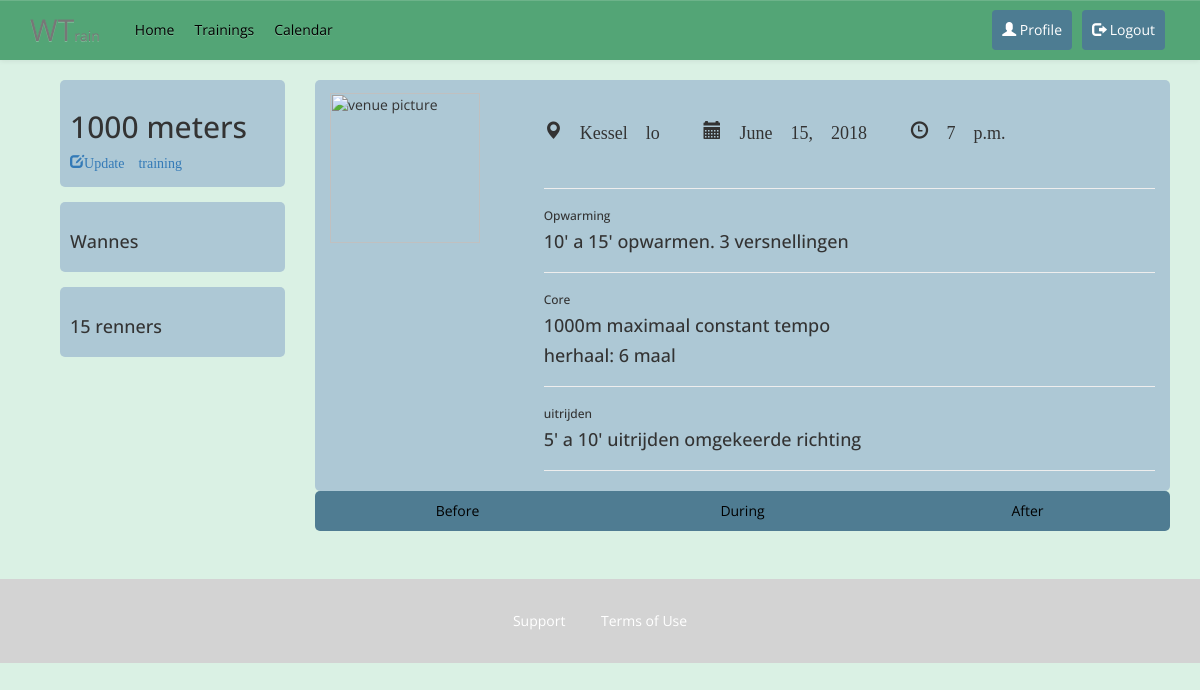
Screenshot of /training-detail/9/ (signed in) with the database file from the repository.
### home/models.py (models this page shows, shortened)
class Training(models.Model):
    name = models.CharField(max_length=60, default='AddName')
    date = models.DateField((u"Date"), default=datetime.date.today, blank=True)
    start_time = models.TimeField((u"Start Time"), blank=True, null=True)
    location = models.ForeignKey(Location, on_delete=models.CASCADE,)
    trainers = models.ManyToManyField(Trainer, blank=True)
    riders = models.ManyToManyField(Rider, blank=True)
    program = models.ForeignKey(Training_program, on_delete=models.CASCADE, blank=True, null=True)
    warm_up = models.ForeignKey(Warm_up, on_delete=models.CASCADE, blank=True, null=True)
    core = models.ForeignKey(Core, on_delete=models.CASCADE, blank=True, null=True)
    cool_down = models.ForeignKey(Cool_down, on_delete=models.CASCADE, blank=True, null=True)
    class Meta:
        ordering = ['name']

class Location(models.Model):
    name = models.CharField(max_length=30)
    address = models.CharField(max_length=50)
    city = models.CharField(max_length=60)
    state_province = models.CharField(max_length=30, blank=True)
    country = models.CharField(max_length=50)
    def __str__(self):
        return self.name
    class Meta:
        ordering = ['name']

class Warm_up(models.Model):
    name = models.CharField(max_length=50, blank=True, null=True)
    content = models.TextField(max_length=200, blank=True)
    content_repeat = models.IntegerField(default=1)

class Core(models.Model):
    name = models.CharField(max_length=50, blank=True, null=True)
    content_1 = models.TextField(max_length=1000, blank=True)
    content_1_repeat = models.IntegerField(default=1, verbose_name="aantal keer")
    content_2 = models.TextField(max_length=1000, blank=True)
    content_2_repeat = models.IntegerField(default=1, verbose_name="aantal keer")

class Cool_down(models.Model):
    name = models.CharField(max_length=50, blank=True, null=True)
    content = models.TextField(max_length=200, blank=True)
    content_repeat = models.IntegerField(default=1)

### home/views.py (the view)
# urls.py: url(r'^training-detail/(?P<training_id>\d+)/$', views.display_training),
@login_required
def display_training(request, training_id):
    training = get_object_or_404(Training, pk=training_id)
    return render(request, 'home/view_training.html', {'training': training})

### home/templates/home/view_training.html (shortened to what this page needs)
{% extends "home/base.html" %}
{% load static %}
{% block content %}
<div class="container">
    <div class="col-md-3">
        <div class="side-nav">
            <h2>{{ training.name }}</h2>
            <p><a href="/training-detail/{{ training.id }}/update/"><span class="glyphicon glyphicon-edit">Update training</span></a></p>
        </div>
        <div class="side-nav">
            <h4>Wannes</h4>
        </div>
        <div class="side-nav">
            <h4>15 renners</h4>
        </div>
    </div>
    <div class="col-md-9">
    <div class="row profile-content">
        <div class="col-md-2" id="profile-picture">
            <img src="https://i.imgur.com/oKupqs3.png" alt="venue picture" height="150px" width="" margin-top="10px"/>
        </div>
        <div class="col-md-9 col-md-offset-1">
            <div class="training-meta">
                <h4 class="glyphicon glyphicon-map-marker padding-right-40" aria-hidden="true"> {{ training.location }}  </h4>
                <h4 class="glyphicon glyphicon-calendar padding-right-40" aria-hidden="true"> {{ training.date }}  </h4>
                <h4 class="glyphicon glyphicon-time" aria-hidden="true"> {{ training.start_time }}</h4>
            </div>
            <hr>
            <h6 class="gray">Opwarming</h6>
            <h4>{{ training.warm_up.content }}</h4>
            <hr>
            <h6 class="gray">Core</h6>
            <h4>{{ training.core.content_1 }}</h4>
            <h4>herhaal: {{ training.core.content_1_repeat }} maal</h4>
            <hr>
            <h6 class="gray">uitrijden</h6>
            <h4>{{ training.cool_down.content }}</h4>
            <hr>
        </div>
    </div>
      <div class="row profile-tab">
        <ul class="tab">
        <a href="#"><li class="col-md-4 tablinks" onclick="openTab(event, 'Education')">Before</li></a>
        <a href="#"><li class="col-md-4 tablinks" onclick="openTab(event, 'Extra-curricular')">During</li></a>
        <a href="#"><li class="col-md-4 tablinks" onclick="openTab(event, 'More-info')">After</li></a>
        </ul>
      </div>
    </div>
  </div>
{% endblock content %}

### home/static/home/css/stylesheet.css (style rules this page uses)
body { background-color: #DAF1E4 ; font-family:'Open Sans', serif!important; }
.padding-right-40 { padding-right:40px; }
.side-nav { background-color:#ADC8D5; border-radius:5px; padding:10px; margin: 15px; margin-top:0px; }
.profile-content { background-color:#ADC8D5; border-radius:5px; }
#profile-picture { margin-top:13px; }
.profile-tab { background-color:#4F7C92; border-radius: 5px; }
.profile-tab a { text-decoration: none; color:black; text-align:center; }
ul.tab { margin: 0; padding: 0; list-style-type: none; }
.tab li { line-height: 40px; border-radius:5px; }
.training-meta { margin:30px; margin-left:0px; margin-bottom:40px; }

### rows the page displays
Training: name "1000 meters", location "Kessel lo", date "June 15, 2018", start_time "7 p.m.", warm_up.content "10' a 15' opwarmen. 3 versnellingen", core.content_1 "1000m maximaal constant tempo", core.content_1_repeat "6", cool_down.content "5' a 10' uitrijden omgekeerde richting"
